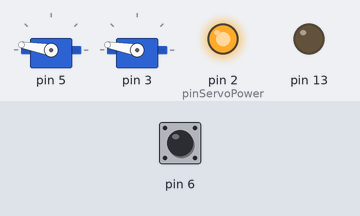
Recording of a sketch running on a simulated Arduino Uno, built with avr-gcc and run on an emulated ATmega328P. Parts: 2 × servo, output pins drawn as LEDs (lit = HIGH). The inputs (shaded band) are chosen by the test bench; at power-on: pin 6 HIGH. Random numbers use the default seed unless the sketch sets one.

Above: at 1.2 s.
1.3 s: pin 6 pulled LOW for 0.15 s
At 1.53 s:
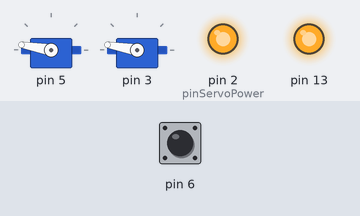
3.2 s: pin 6 pulled LOW for 1 s
At 4.61 s:
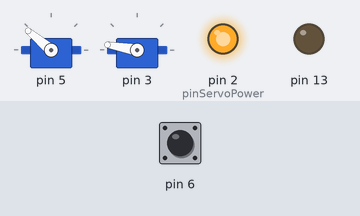
6.2 s: pin 6 pulled LOW for 3.2 s
At 8.8 s:
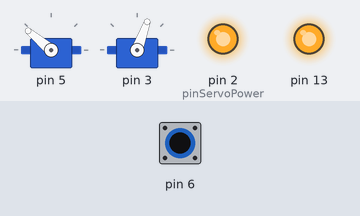
Timing chart, 0 to 12.1 s (numbered marks = the images above; inputs shaded):
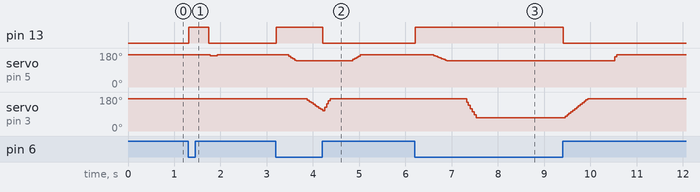

The sketch:

UselessMachine.ino
```cpp
#include <Servo.h>
#include "CBButton.h"
#include "CBLed.h"
#include "CBServo.h"

CBButton openSwitch = CBButton(6, &openSwitchCallback);
CBLed statusLed = CBLed(13);
CBServo openServo = CBServo(5);
CBServo pushServo = CBServo(3);
int pinServoPower = 2;

void setup()
{
  openServo.init(170);
  pushServo.init(170);
  pinMode(pinServoPower, OUTPUT);
  digitalWrite(pinServoPower, HIGH);
  randomSeed(analogRead(0));
}

void loop()
{
  openSwitch.doWork();
  pushServo.doWork();
  openServo.doWork();
}

void openSwitchCallback(CBButton* button)
{
  if (button->pressed){
    statusLed.on();
    openLid();
  }
  else{
    statusLed.off();
    unpushButton();
  }
}

void openLid(){
  delay(random(1, 500));
  openServo.animateTo(140, random(1, 8), &pushButton);
}

void pushButton(){
  delay(random(1, 500));
  pushServo.animateTo(70, random(2, 20));
}

void unpushButton(){
  pushServo.animateTo(170, random(3, 20), &closeLid);
}

void closeLid(){
  delay(random(1, 500));
  openServo.animateTo(170, random(1, 20));
}
```

Measured:
- after the input at 1.3 s, pin 13: LOW → HIGH at once, → LOW 0.44 s later; servo on pin 5: 170° → 166° after 0.48 s, → 170° 0.14 s later
- after the input at 3.2 s, pin 13: LOW → HIGH at once, → LOW 1.0 s later
- after the input at 6.2 s, pin 13: LOW → HIGH at once, → LOW 3.2 s later
